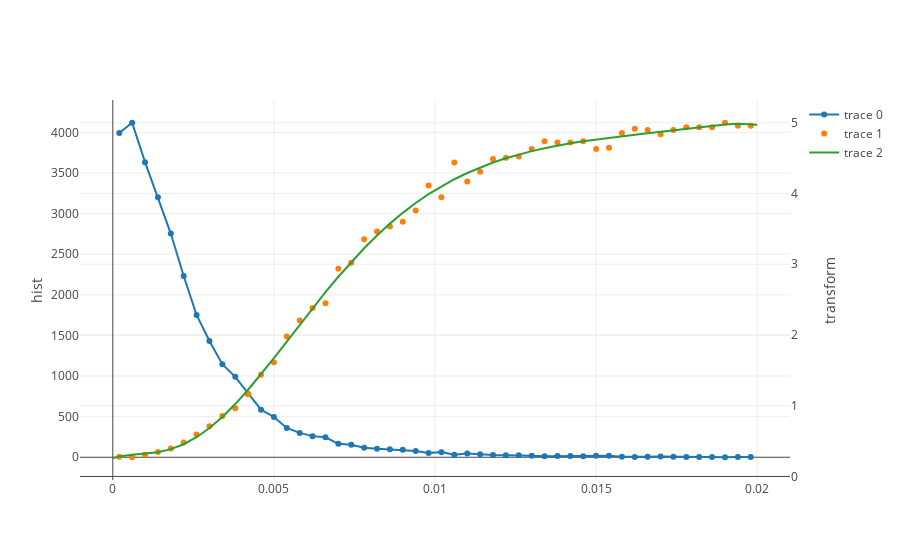

The notebook cell saved with this chart:
### Code cell
hist, bins = np.histogram(
    np.abs(data.finiteDiff), 
    bins=np.arange(0, 0.02 + 0.0004, 0.0004)
)
a = 5
tmp = hist / np.sum(hist)
tmp = 0.04 / (tmp + 0.04 / a)
bins1 = np.pad(bins[1:] - 0.0002, (1, 1), 'constant', constant_values=(0, 0.02)),
hist1 = np.pad(tmp, (1, 0), 'edge')
hist1 = np.pad(hist1, (0, 1), 'constant', constant_values=(0, a))
fit = np.poly1d(np.polyfit(bins1[0], hist1, 8))

line1 = go.Scatter(x=bins[1:] - 0.0002,
                   y=hist,
                   mode='lines+markers'
                  )
line2 = go.Scatter(x=bins[1:] - 0.0002,
                   y=tmp,
                   mode='markers',
                   yaxis='y2'
                  )
line3 = go.Scatter(x=bins1[0],
                   y=fit(bins1[0]),
                   mode='lines',
                   yaxis='y2'
                  )

layout = go.Layout(
    yaxis=dict(
        title='hist'
    ),
    yaxis2=dict(
        title='transform',
        overlaying='y',
        side='right'
    )
)
fig = go.Figure(data=[line1, line2, line3], layout=layout)
py.offline.iplot(fig)
